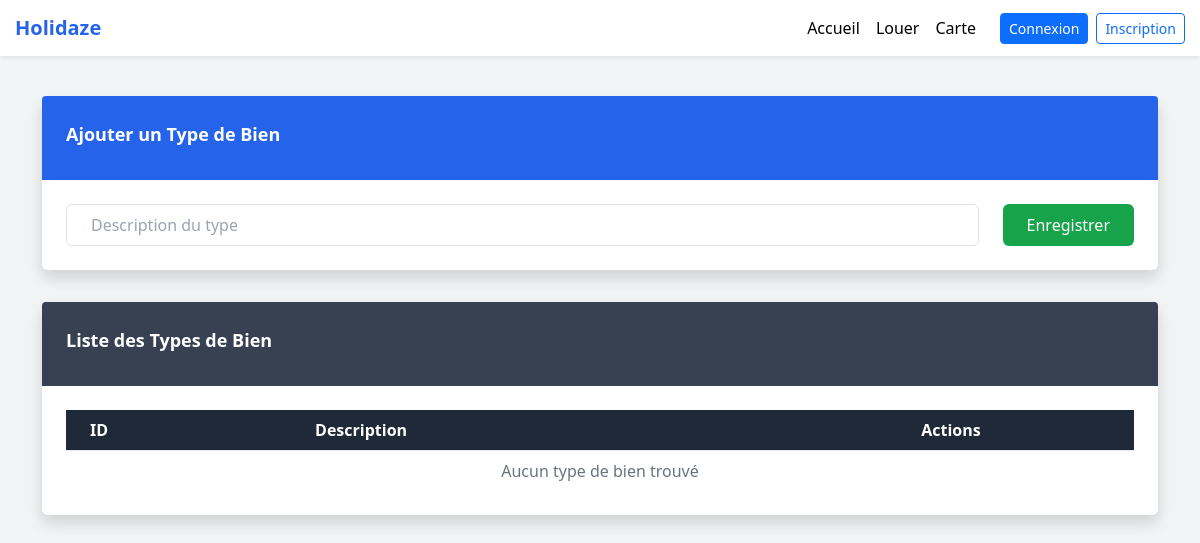
The app's page /Pages/TypeBien/typebien_form.php, older data.
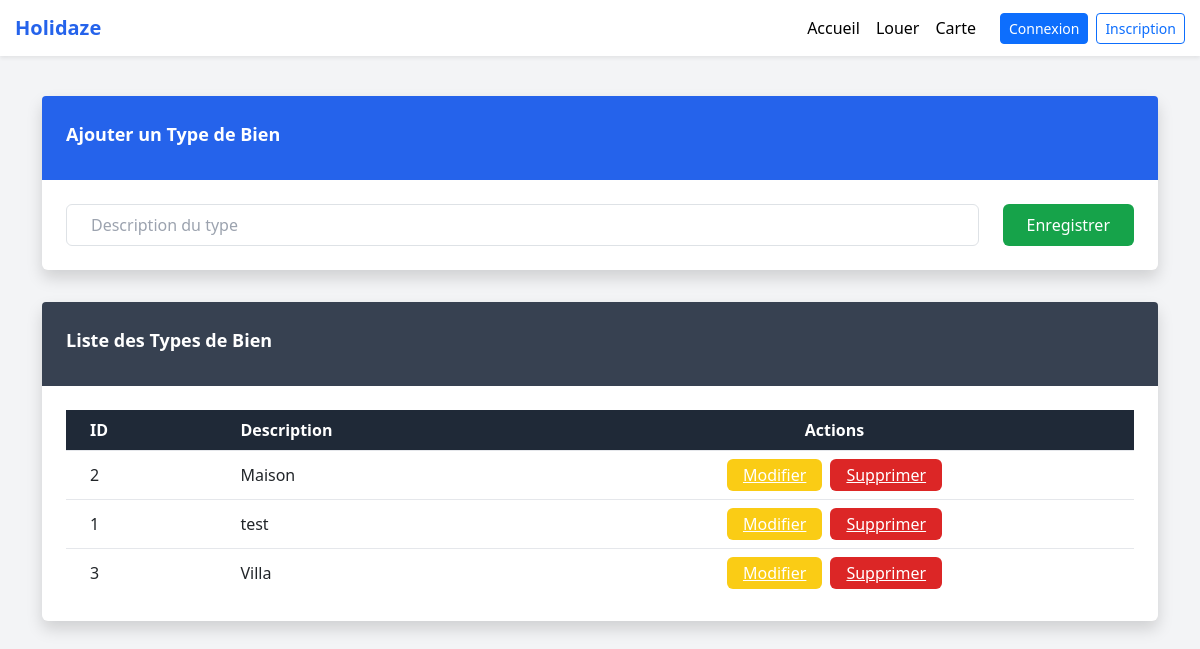
The same page, newer data.
### tables this page shows
CREATE TABLE `type_bien` (
  `id_typebien` int NOT NULL,
  `des_typebien` varchar(50) NOT NULL
);

### Pages/TypeBien/typebien_traitement.php (called while the page is built, shortened)
<?php
class TypeBienController
{
    private $pdo;
    public function __construct($pdo)
    {
        $this->pdo = $pdo;
    }
    public function getAllTypeBien()
    {
        $stmt = $this->pdo->query("SELECT * FROM type_bien ORDER BY des_typebien");
        return $stmt->fetchAll(PDO::FETCH_ASSOC);
    }
}

### Pages/TypeBien/typebien_form.php (the view, shortened to what this page needs)
<?php
require_once '../../include/db.php';
require_once '../TypeBien/typebien_traitement.php';
$controller = new TypeBienController($pdo);
$types = $controller->getAllTypeBien();
?>
<!doctype html>
<html lang="fr">
<head>
  <script src="https://cdn.tailwindcss.com"></script>
</head>
<body class="bg-gray-100">
<?php include 'header.php'; ?>
<div class="container mx-auto mt-10">
  <div class="bg-white rounded shadow mb-8">
    <div class="bg-blue-600 text-white px-6 py-4 rounded-t">
      <h4 class="text-lg font-semibold">Ajouter un Type de Bien</h4>
    </div>
    <div class="p-6">
      <form action="typebien_traitement.php" method="POST" class="flex flex-col md:flex-row gap-4">
        <input type="text" name="des_typebien" class="flex-1 px-4 py-2 border rounded focus:outline-none focus:ring-2 focus:ring-blue-400" placeholder="Description du type" required>
        <button type="submit" class="px-6 py-2 bg-green-600 text-white rounded hover:bg-green-700 transition">Enregistrer</button>
      </form>
    </div>
  </div>
  <div class="bg-white rounded shadow">
    <div class="bg-gray-700 text-white px-6 py-4 rounded-t">
      <h4 class="text-lg font-semibold">Liste des Types de Bien</h4>
    </div>
    <div class="p-6 overflow-x-auto">
      <table class="min-w-full divide-y divide-gray-200">
        <thead class="bg-gray-800 text-white">
          <tr>
            <th class="px-4 py-2">ID</th>
            <th class="px-4 py-2">Description</th>
            <th class="px-4 py-2 text-center">Actions</th>
          </tr>
        </thead>
        <tbody class="bg-white divide-y divide-gray-200">
          <?php if ($types): ?>
            <?php foreach ($types as $type): ?>
              <tr>
                <td class="px-4 py-2"><?= htmlspecialchars($type['id_typebien']) ?></td>
                <td class="px-4 py-2"><?= htmlspecialchars($type['des_typebien']) ?></td>
                <td class="px-4 py-2 text-center flex gap-2 justify-center">
                  <a href="typebien_traitement.php?action=update&id=<?= $type['id_typebien'] ?>"
                     class="bg-yellow-400 hover:bg-yellow-500 text-white px-3 py-1 rounded transition">Modifier</a>
                  <a href="typebien_traitement.php?action=delete&id=<?= $type['id_typebien'] ?>"
                     class="bg-red-600 hover:bg-red-700 text-white px-3 py-1 rounded transition"
                     onclick="return confirm('Voulez-vous vraiment supprimer ce type de bien ?');">Supprimer</a>
                </td>
              </tr>
            <?php endforeach; ?>
          <?php else: ?>
            <tr>
              <td colspan="3" class="px-4 py-2 text-center text-gray-500">Aucun type de bien trouvé</td>
            </tr>
          <?php endif; ?>
        </tbody>
      </table>
    </div>
  </div>
</div>
</body>
</html>

Row changes from the older to the newer data that the page shows:
added type_bien: id_typebien "2", des_typebien "Maison"
added type_bien: id_typebien "1", des_typebien "test"
added type_bien: id_typebien "3", des_typebien "Villa"
Text that changed along with them:
text no longer shown: "Aucun type de bien trouvé"
